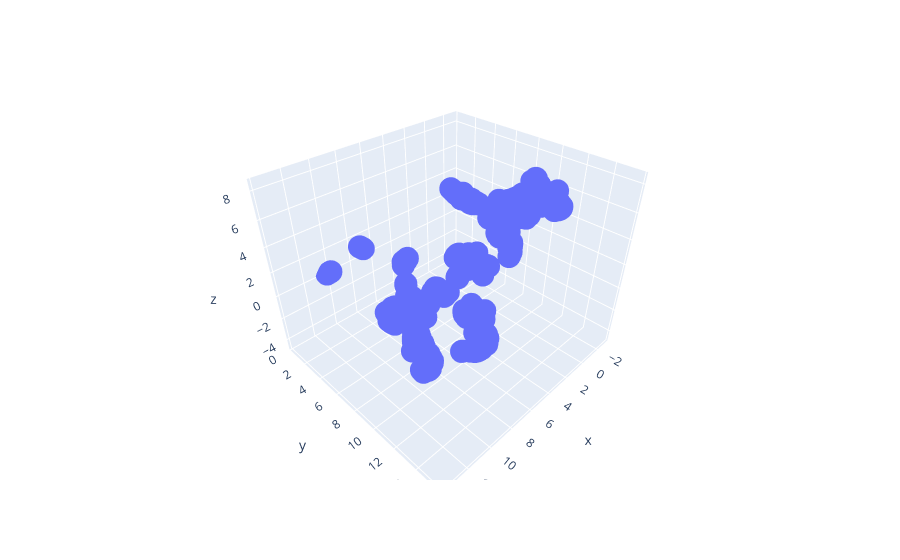

The cell this chart's notebook holds for it:
### Code cell
reducer = umap.UMAP(n_components=3, n_neighbors=15, random_state=42)
embedding = reducer.fit_transform(x_scaled)
print("Shape of the reduced dataset: ", embedding.shape)

df_umap = pd.DataFrame(embedding, columns = ["x", "y", "z"])
px.scatter_3d(df_umap, x="x", y="y", z="z")

### Figure 1 — Plotly figure (JSON) as saved in the notebook; plotly's stock layout.template omitted (floating-point values rounded to 4 significant figures; data arrays with more than 128 entries replaced by an {"elided": "..."} marker saying what was removed)
{"data": [{"hovertemplate": "x=%{x}<br>y=%{y}<br>z=%{z}<extra></extra>", "legendgroup": "", "marker": {"color": "#636efa", "symbol": "circle"}, "mode": "markers", "name": "", "scene": "scene", "showlegend": false, "type": "scatter3d", "x": {"elided": "1080 float values"}, "y": {"elided": "1080 float values"}, "z": {"elided": "1080 float values"}}], "layout": {"legend": {"tracegroupgap": 0}, "margin": {"t": 60}, "scene": {"domain": {"x": [0, 1], "y": [0, 1]}, "xaxis": {"title": {"text": "x"}}, "yaxis": {"title": {"text": "y"}}, "zaxis": {"title": {"text": "z"}}}}}
